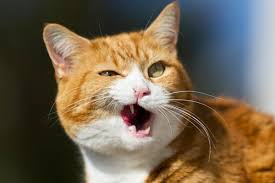
#> input picture cat.jpg, 275 x 183 px
$ python zero_point.py
#> lines starting #> are read from the running program, lines starting #| are printed output that depends on the picture; after the words box and inside, x2 and y2 are one past the last pixel; in counts of white or black regions, pixels touching at a corner belong together
#> further down, image is the input picture: shape (183, 275, 3); mean B, G, R 80.3, 100.2, 114.7
import cv2
import numpy as np
import matplotlib.pyplot as plt

# Function to convert an image to grayscale
def convert_to_grayscale(image):
    return cv2.cvtColor(image, cv2.COLOR_BGR2GRAY)
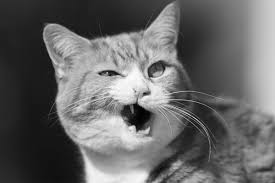
#> returned value: shape (183, 275); min 0, max 255, mean 102.3

# Contrast Stretching
def contrast_stretching(image):
    min_val = np.min(image)
#> min_val = 0
    max_val = np.max(image)
#> max_val = 255
    stretched_image = (image - min_val) * (255 / (max_val - min_val))
    return stretched_image.astype(np.uint8)

# Thresholding
def thresholding(image, threshold_value=128):
#> called with threshold_value = 128
    _, thresholded_image = cv2.threshold(image, threshold_value, 255, cv2.THRESH_BINARY)
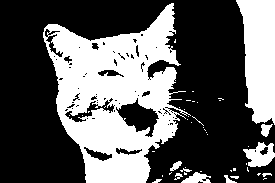
#> thresholded_image: shape (183, 275); 37% white; 46 white regions (34 under 20 px), largest, box (x1, y1, x2, y2) and area: (43, 3, 191, 183) 13882, (236, 0, 275, 125) 3613, (243, 142, 275, 167) 483
    return thresholded_image

# Digital Negative (Inverse Image)
def digital_negative(image):
    negative_image = 255 - image
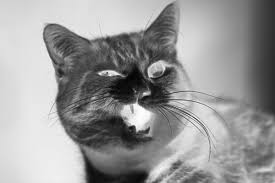
#> negative_image: shape (183, 275); min 0, max 255, mean 152.7
    return negative_image

# Log Transformation
def log_transformation(image):
    c = 255 / np.log(1 + np.max(image))
#> c = 45.99
    log_image = c * (np.log(1 + image))
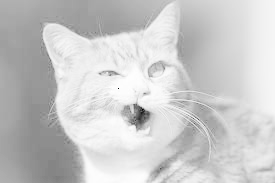
#> log_image: shape (183, 275) float16; 0% of the values are NaN or infinite; the others: min 0, max 254.8, mean 201.9; drawn with min black, max white, NaN and infinite black
    return np.array(log_image, dtype=np.uint8)

# Power Law (Gamma) Transformation
def power_law_transformation(image, gamma=1.0):
#> called with gamma = 2
    normalized_image = image / 255.0
    gamma_image = np.power(normalized_image, gamma)
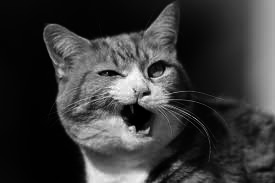
#> gamma_image: shape (183, 275) float64; min 0, max 1, mean 0.225
    return np.array(gamma_image * 255, dtype=np.uint8)

# Load and convert the image to grayscale
image_path = 'cat.jpg'  # Replace with your image file path
image = cv2.imread(image_path)
grayscale_image = convert_to_grayscale(image)

# Apply different transformations
contrast_image = contrast_stretching(grayscale_image)
threshold_image = thresholding(grayscale_image, 128)
negative_image = digital_negative(grayscale_image)
log_image = log_transformation(grayscale_image)
gamma_image = power_law_transformation(grayscale_image, gamma=2.0)

# Display all the results
titles = ['Original Grayscale', 'Contrast Stretching', 'Thresholding',
          'Digital Negative', 'Log Transformation', 'Power Law (Gamma) Transformation']
images = [grayscale_image, contrast_image, threshold_image,
          negative_image, log_image, gamma_image]

# Plot the images
plt.figure(figsize=(12, 8))
for i in range(len(images)):
    plt.subplot(2, 3, i + 1)
    plt.imshow(images[i], cmap='gray')
    plt.title(titles[i])
    plt.axis('off')
#> this loop made 6 passes

plt.tight_layout()
plt.show()

# Save the images (optional)
cv2.imwrite('contrast_stretching.jpg', contrast_image)
cv2.imwrite('thresholding.jpg', threshold_image)
cv2.imwrite('digital_negative.jpg', negative_image)
cv2.imwrite('log_transformation.jpg', log_image)
cv2.imwrite('power_law_transformation.jpg', gamma_image)

$ run again, with city.jpeg copied over cat.jpg
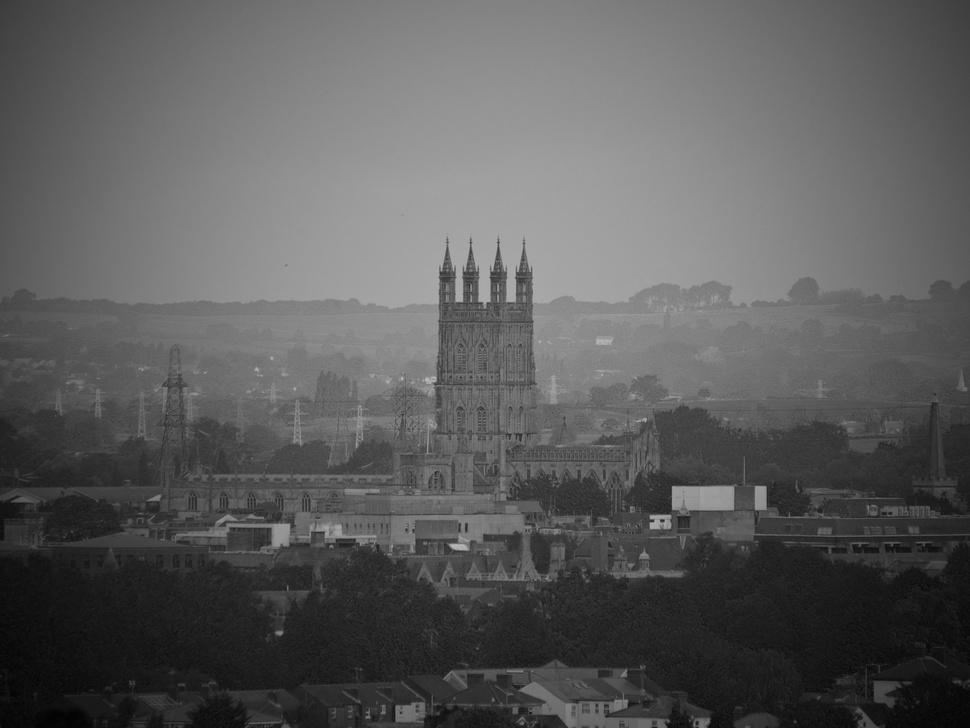
#> input picture city.jpeg, 970 x 728 px, shrunk from 3000 x 2252 before the run
#> image is the input picture: shape (728, 970, 3); min 1, max 195, mean 91.6
#> min_val = 1
#> max_val = 195
#> in thresholding, `_, thresholded_image = cv2.threshold(image, threshold_value, 255, cv2...`:
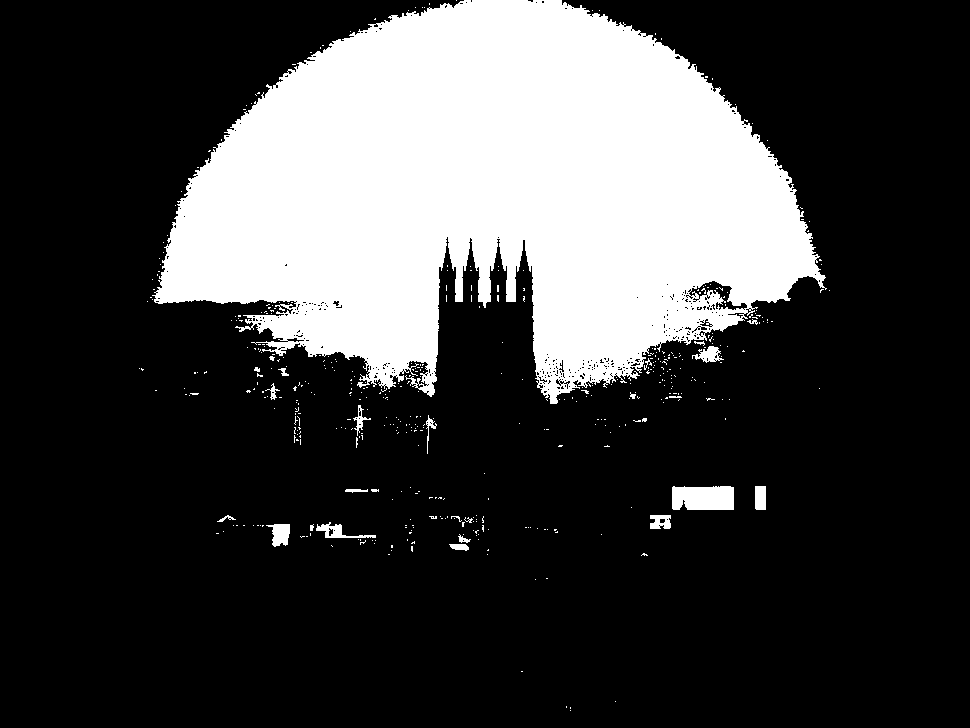
#> thresholded_image: shape (728, 970); 25.1% white; 467 white regions (442 under 20 px), largest, box (x1, y1, x2, y2) and area: (152, 0, 827, 404) 172114, (672, 486, 734, 510) 1411, (266, 524, 290, 547) 360
#> c = 48.31
#> in power_law_transformation, `gamma_image = np.power(normalized_image, gamma)`:
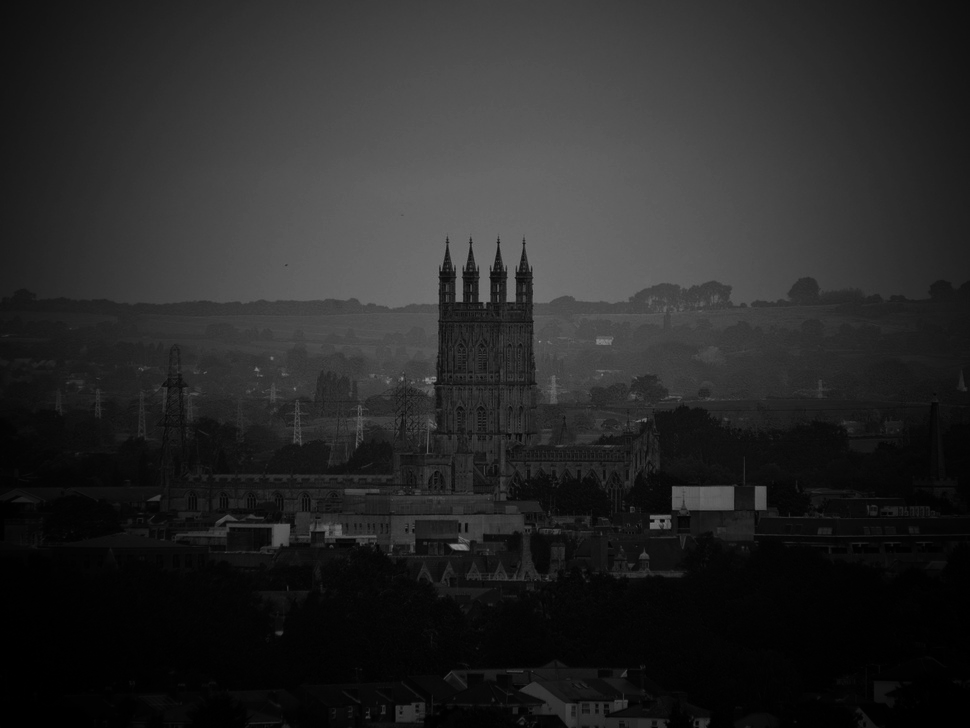
#> gamma_image: shape (728, 970) float64; min 1.54e-05, max 0.585, mean 0.158
#> the loop `for i in range(len(images)):` made 6 passes
